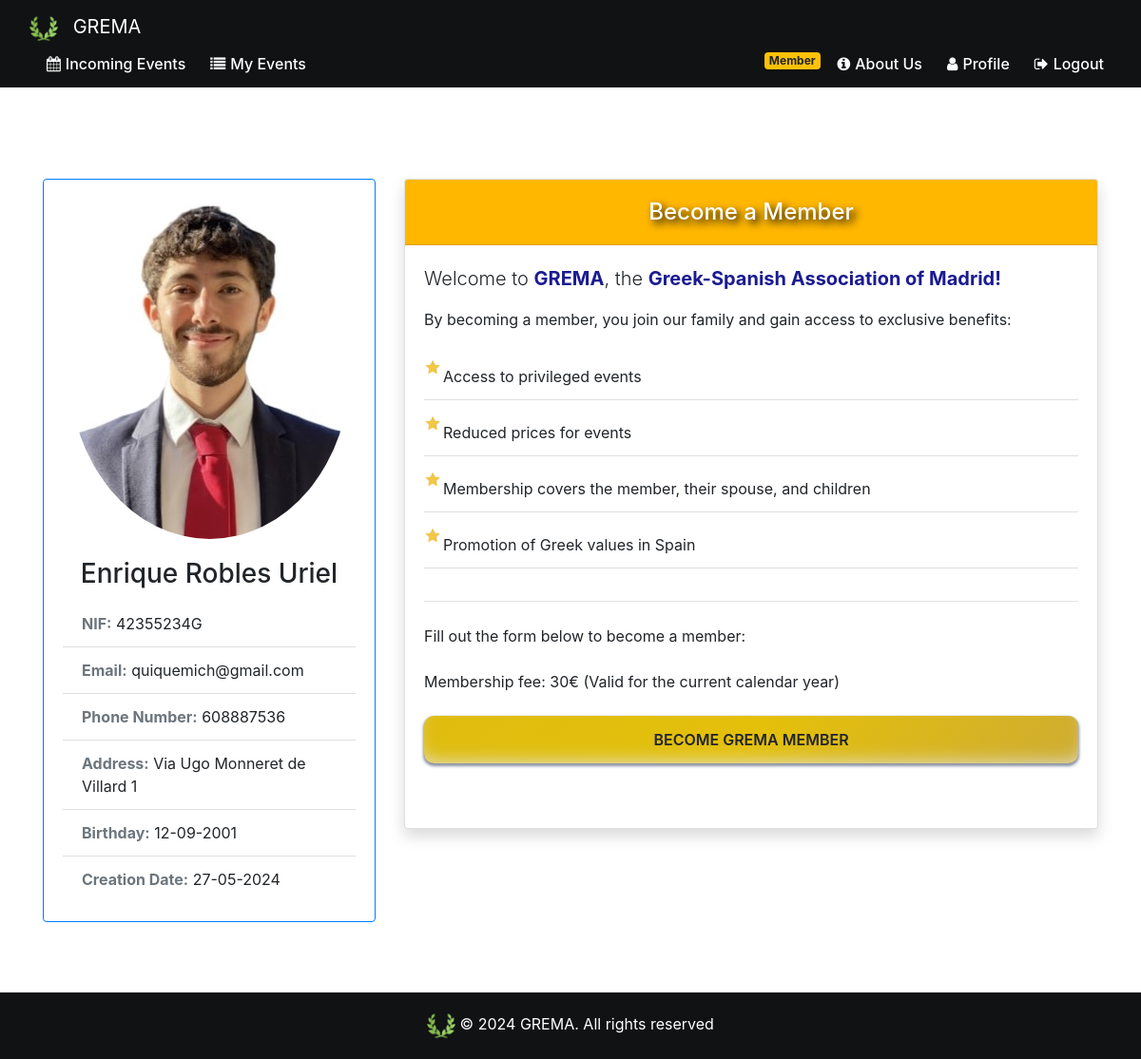
Page /become_member (signed in) on the earlier database version.
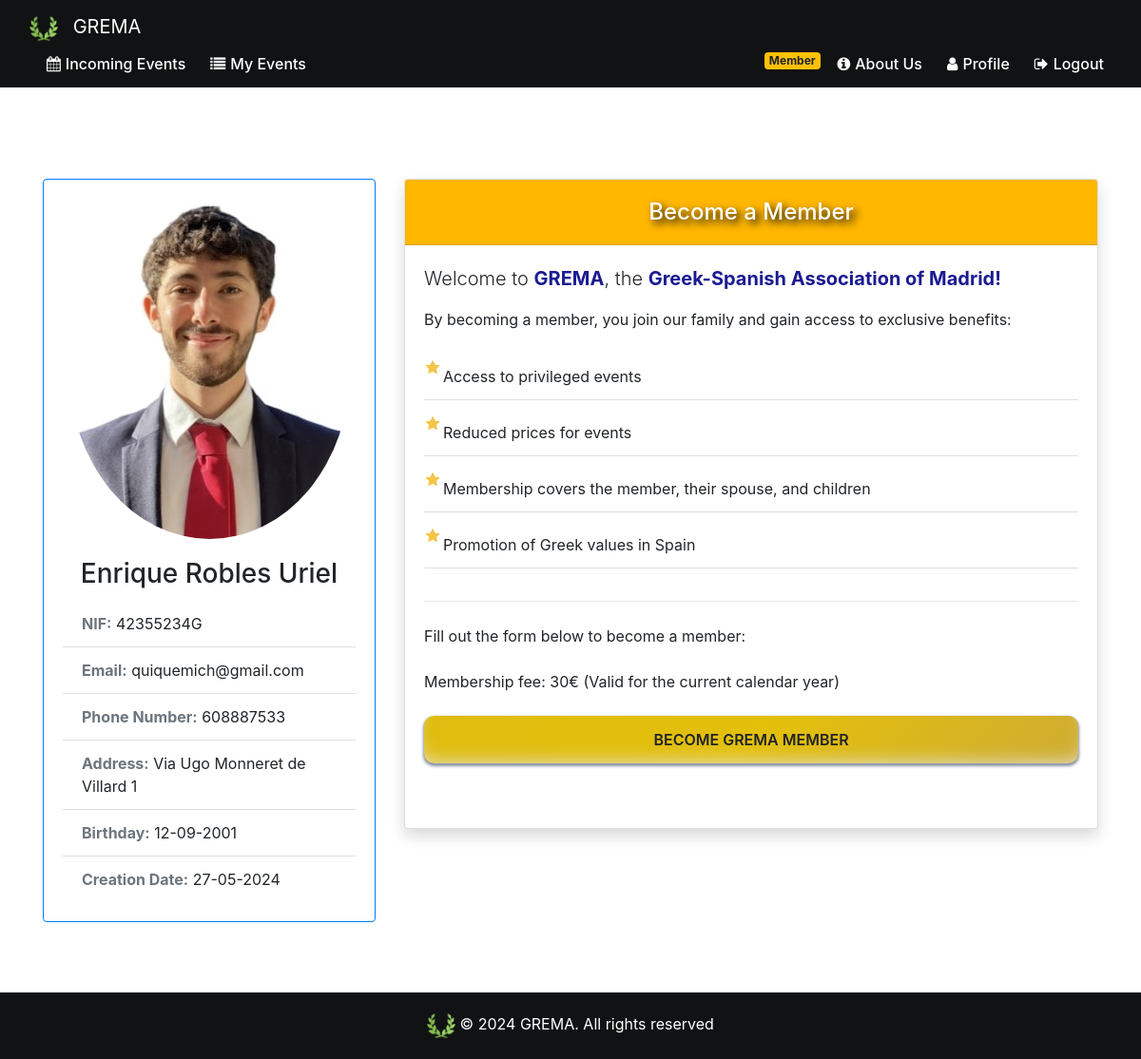
Same page on the later database version.
### website/models.py (models this page shows)
class User(db.Model, UserMixin):
    id = db.Column(db.Integer, primary_key=True, server_default="5")
    nif =db.Column(db.Integer, nullable=False)
    is_admin= False
    phone_number=db.Column(db.Integer)
    address=db.Column(db.String(150))
    email = db.Column(db.String(150), unique=True)
    password = db.Column(db.String(150), nullable=False)
    birthday = db.Column(db.Date)
    creation_date = db.Column(db.Date, default=func.current_date())
    first_name = db.Column(db.String(150))
    surname= db.Column(db.String(150))
    user_profile_image_url = db.Column(db.String(300))
    children = relationship("Child", back_populates="parent")
    partner = relationship("Partner", back_populates="user")

### website/views.py (the view)
@views.route('/become_member', methods=['GET', 'POST'])
@login_required
def become_member():
    return render_template('become_member.html', user=current_user)

### website/views.py (called while the page is built)
@views.context_processor
def inject_membership():
    if current_user.is_authenticated:
        is_member = Fee.query.filter_by(user_fee=current_user.id, payed=True).first() is not None
    else:
        is_member = False
    return dict(is_member=is_member)

### website/templates/become_member.html (shortened to what this page needs)
{% extends "base.html" %}
{% block content %}
<link rel="stylesheet" href="/static/become_member.css">
<br /><br /><br /><br />
<div class="container">
    <div class="row justify-content-center">
        <div class="col-md-4">
            <div class="card mb-4 border-primary">
                <div class="profile-image-container mx-auto mt-4">
                    {% if user.user_profile_image_url %}
                    <img src="{{ user.user_profile_image_url }}" class="card-img-top rounded-circle"
                        alt="Profile Image">
                    {% else %}
                    <img src="{{ url_for('static', filename='images/userLogo.png') }}"
                        class="card-img-top rounded-circle" alt="{{ user.first_name }}">
                    {% endif %}
                </div>
                <div class="card-body">
                    <h3 class="card-title text-center">{{ user.first_name }} {{ user.surname }}</h3>
                    <ul class="list-group list-group-flush">
                        <li class="list-group-item"><strong class="text-secondary">NIF:</strong> {{ user.nif }}</li>
                        <li class="list-group-item"><strong class="text-secondary">Email:</strong> {{ user.email }}</li>
                        <li class="list-group-item"><strong class="text-secondary">Phone Number:</strong> {{
                            user.phone_number }}</li>
                        <li class="list-group-item"><strong class="text-secondary">Address:</strong> {{ user.address }}
                        </li>
                        {%if not user.is_admin%}
                        <li class="list-group-item"><strong class="text-secondary">Birthday:</strong> {{ user.birthday.strftime('%d-%m-%Y')
                            }}</li>
                        <li class="list-group-item"><strong class="text-secondary">Creation Date:</strong> {{
                            user.creation_date.strftime('%d-%m-%Y') }}</li>
                            {%endif%}
                    </ul>
                </div>
            </div>
        </div>
        <div class="col-md-8">
            <div class="card shadow">
                <div class="card-header gold-background text-white text-center"
                    style="text-shadow: 4px 4px 8px #000000;">
                    <h4 class="mb-0">Become a Member</h4>
                </div>
                <div class="card-body">
                    <p class="lead">Welcome to <span style="color: rgb(27, 27, 146); font-weight: bold;">GREMA</span>,
                        the <span style="color: rgb(27, 27, 146); font-weight: bold;">Greek-Spanish Association of
                            Madrid!</span></p>
                    <p class="mb-4">By becoming a member, you join our family and gain access to exclusive benefits:</p>
                    <ul class="list-group list-group-flush custom-list">
                        <li class="list-group-item animated-list-item">Access to privileged events</li>
                        <li class="list-group-item animated-list-item">Reduced prices for events</li>
                        <li class="list-group-item animated-list-item">Membership covers the member, their spouse, and
                            children</li>
                        <li class="list-group-item animated-list-item">Promotion of Greek values in Spain</li>
                    </ul>
                    <hr class="my-4">
                    <p class="mb-4">Fill out the form below to become a member:</p>
                    <p class="mb-4">Membership fee: 30€ (Valid for the current calendar year)</p>
                    <form id=membership-form method="POST" class="border-0">
                        <div id="boton_a_ocultar">
                        <button id="continue-btn" class="btn btn-primary btn-block gold-button  my-button">
                            <span class="shimmer"></span>
                            BECOME GREMA MEMBER
                        </button>
                        <br /><br />
                        </div>
                    </form>
                </div>
            </div>
        </div>
    </div>
</div>
{% endblock %}

### website/templates/base.html (shortened to what this page needs)
<!DOCTYPE html>
<html lang="en">
<head>
  <link rel="stylesheet" href="/static/base.css">
  <link rel="stylesheet" href="https://stackpath.bootstrapcdn.com/bootstrap/4.4.1/css/bootstrap.min.css"
 />
  <link rel="stylesheet" href="https://stackpath.bootstrapcdn.com/font-awesome/4.7.0/css/font-awesome.min.css"
 />
</head>
<body>
  <nav class="navbar navbar-expand-md navbar-dark navbar-custom">
    <div class="container-wide">
      <a class="navbar-brand" href="/"><img src="{{ url_for('static', filename='images/greek_laurel.png') }}"
          alt="GREMA"> GREMA</a>
      <div class="collapse navbar-collapse" id="navbar">
        <ul class="navbar-nav">
          {% if user.is_authenticated %}
          {% if user.is_admin %}
          <li class="nav-item">
            <a class="nav-link" href="/"><i class="fa fa-calendar" aria-hidden="true"></i> Manage Events</a>
          </li>
          <li class="nav-item">
            <a class="nav-link" href="/manage_memberships"><i class="fa fa-users" aria-hidden="true"></i> Manage
              Memberships</a>
          </li>
          <li class="nav-item">
            <a class="nav-link" href="/manage_event_attendances"><i class="fa fa-check-square" aria-hidden="true"></i>
              Manage Attendances</a>
          </li>
          <li class="nav-item">
            <a class="nav-link" href="/qr_reader"><i class="fa fa-qrcode" aria-hidden="true"></i> QR Reader</a>
          </li>
          {% else %}
          <li class="nav-item">
            <a class="nav-link" href="/"><i class="fa fa-calendar" aria-hidden="true"></i> Incoming Events</a>
          </li>
          {% endif %}
          <li class="nav-item">
            <a class="nav-link" href="/my_events"><i class="fa fa-list" aria-hidden="true"></i> My Events</a>
          </li>
          {% endif %}
        </ul>
        {% if user.is_authenticated %}
        <ul class="navbar-nav ml-auto">
          {% if not is_member %}
          <li class="nav-item">
            <a class="btn btn-warning nav-link rounded-pill font-weight-bold" id="becomeMember" href="/become_member"><i
                class="fa fa-star" aria-hidden="true"></i> Become Member!</a>
          </li>
          {% else %}
          <li class="nav-item">
            <span class="badge badge-warning">Member</span>
          </li>
          {% endif %}
          <li class="nav-item">
            <a class="nav-link" href="/about_us"><i class="fa fa-info-circle" aria-hidden="true"></i> About Us</a>
          </li>
          <li class="nav-item">
            <a class="nav-link" href="/profile"><i class="fa fa-user" aria-hidden="true"></i> Profile</a>
          </li>
          <li class="nav-item">
            <a class="nav-link" href="/logout"><i class="fa fa-sign-out" aria-hidden="true"></i> Logout</a>
          </li>
        </ul>
        {% endif %}
      </div>
    </div>
  </nav>
  <div class="w-100">{% block content %}{% endblock %}</div>
  <br><br><br><br><br>
  <footer class="footer mt-auto py-3">
    <div class="container text-center">
      <img src="/static/images/greek_laurel.png" alt="Laurel" style="max-height: 30px;" />
      <span>&copy; 2024 GREMA. All rights reserved
    </div>
  </footer>
</body>
</html>

### website/static/base.css (style rules this page uses)
html { position: relative; min-height: 100%; }
body { margin-bottom: 100px; margin: 0; padding: 0; }
.footer { position: absolute; bottom: 0; width: 100%; height: 70px; background-color: #141618; display: flex; align-items: center; justify-content: space-between; padding: 0 30px; box-sizing: border-box; }
.footer img { max-height: 35px; max-width: 100%; vertical-align: middle; align-items: center; }
.navbar-custom { background-color: #101213; padding: 10px 0; }
.navbar-brand { display: flex; align-items: center; }
.navbar-brand img { max-height: 30px; margin-right: 10px; }
.navbar-nav .nav-item { margin-left: 10px; }
.navbar-nav .nav-link { color: #ffffff !important; font-weight: 500; display: flex; align-items: center; padding: 5px 10px; }
.navbar-nav .nav-link .fa { margin-right: 5px; }
.navbar-collapse { justify-content: space-between; }
.navbar-nav.ml-auto { margin-left: auto !important; }
.container-wide { max-width: 1340px; width: 100%; padding-left: 15px; padding-right: 15px; margin-left: auto; margin-right: auto; }
.badge { margin-left: 5px; padding: 5px 10px; font-size: 90%; }
.footer { background-color: #101213; color: white; padding: 20px 0; }
.footer img { max-height: 30px; }

### website/static/become_member.css (style rules this page uses)
.gold-background { background-color: rgb(255, 183, 0); padding: 20px; border-radius: 10px; }
.gold-button { background-color: rgb(255, 183, 0); color: white; border: none; border-radius: 5px; padding: 10px 20px; transition: background-color 0.3s; }
.animated-list-item { transition: transform 0.3s ease; }
.custom-list { list-style: none; padding: 0; }
.custom-list li { position: relative; padding-left: 20px; margin-bottom: 10px; }
.custom-list li:before { content: ""; position: absolute; top: 5px; left: 0; width: 18px; height: 18px; background-image: url('/static/images/star.png'); background-size: cover; }
:root { --glow-hue: 222deg; --shadow-hue: 180deg; --spring-easing: linear(0, 0.002, 0.01 0.9%, 0.038 1.8%, 0.156, 0.312 5.8%, 0.789 11.1%, 1.015 14.2%, 1.096, 1.157, 1.199, 1.224 20.3%, 1.231, 1.231, 1.226, 1.214 24.6%, 1.176 26.9%, 1.057 32.6%, 1.007 35.5%, 0.984, 0.968, 0.956, 0.949 42%, 0.946 44.1%, 0.95 46.5%, 0.998 57.2%, 1.007, 1.011 63.3%, 1.012 68.3%, 0.998 84%, 1); --spring-duration: 1.33s; }
button.my-button { color: var(--bg); font-weight: 600; background-image: linear-gradient(315deg, #caa83a -10%, #e4c00b 50%, #debc11 110%); padding: .8em 1.4em; position: relative; isolation: isolate; box-shadow: 0 2px 3px 1px hsl(var(--glow-hue) 50% 20% / 50%), inset 0 -10px 20px -10px hsla(var(--shadow-hue), 10%, 90%, 95%); border-radius: 0.66em; scale: 1; transition: all var(--spring-duration) var(--spring-easing); }
button.my-button .shimmer { position: absolute; inset: -40px; border-radius: inherit; mask-image: conic-gradient(from var(--shimmer, 0deg), transparent 0%, transparent 10%, black 36%, black 45%, transparent 50%, transparent 60%, black 85%, black 95%, transparent 100%); mask-size: cover; mix-blend-mode: plus-lighter; animation: shimmer 1s linear infinite both; }
button.my-button .shimmer::before, button.my-button .shimmer::after { transition: all 0.5s ease; opacity: 0; content: ""; border-radius: inherit; position: absolute; mix-blend-mode: color; inset: 40px; pointer-events: none; }
button.my-button .shimmer::before { box-shadow: 0 0 3px 2px hsl(var(--glow-hue) 20% 95%), 0 0 7px 4px hsl(var(--glow-hue) 20% 80%), 0 0 13px 4px hsl(var(--glow-hue) 50% 70%), 0 0 25px 5px hsl(var(--glow-hue) 100% 70%); z-index: -1; }
button.my-button .shimmer::after { box-shadow: inset 0 0 0 1px hsl(var(--glow-hue) 70% 95%), inset 0 0 2px 1px hsl(var(--glow-hue) 100% 80%), inset 0 0 5px 2px hsl(var(--glow-hue) 100% 70%); z-index: 2; }

Differences in the rows shown:
changed User "Enrique": phone_number "608887536" → "608887533"
